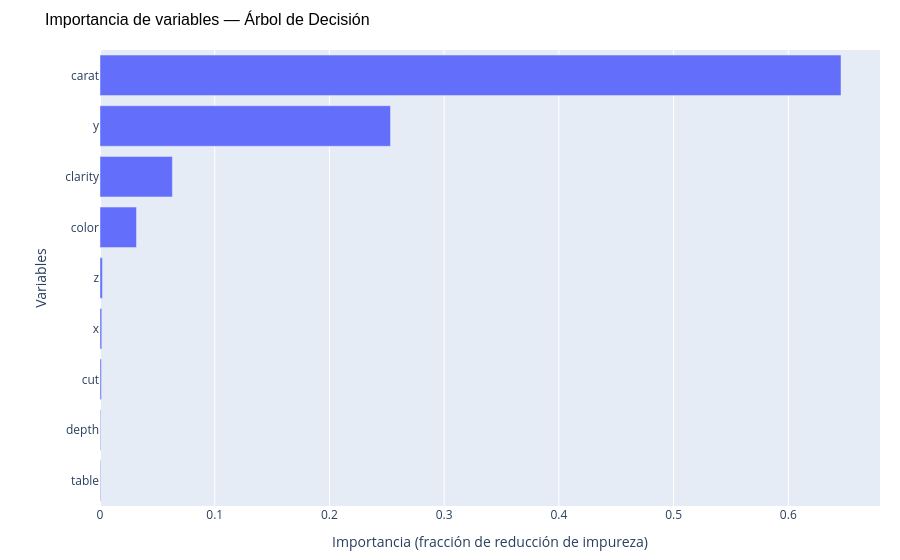

Notebook source saved alongside this figure:
### Markdown cell above
## 6️⃣ Importancia de Variables

Los árboles calculan la **importancia de cada variable** midiendo cuánto reduce el MSE en promedio cada vez que esa variable se usa para hacer un corte, ponderado por el número de muestras que pasan por ese nodo.

> A diferencia de los coeficientes OLS, esta importancia es siempre **positiva** y suma 1.  
> No indica dirección (positivo/negativo), solo cuánto contribuye cada variable a reducir el error.

### Code cell
import plotly.express as px

# Suponiendo que ya tienes X_train_enc y el modelo 'tree' entrenado
feature_names = list(X_train_enc.columns)
importances = pd.Series(tree.feature_importances_, index=feature_names)
importances_sorted = importances.sort_values(ascending=True)

# Crear gráfico interactivo con Plotly
fig = px.bar(
    importances_sorted,
    x=importances_sorted.values,
    y=importances_sorted.index,
    orientation='h',
    title='Importancia de variables — Árbol de Decisión',
    labels={'x': 'Importancia (fracción de reducción de impureza)', 'y': 'Variables'},
)

fig.update_layout(
    title_font=dict(size=16, family='Arial', color='black'),
    xaxis=dict(title='Importancia (fracción de reducción de impureza)'),
    yaxis=dict(title='Variables'),
    margin=dict(l=100, r=20, t=50, b=50)
)

fig.show()

### Figure 1 — Plotly figure (JSON) as saved in the notebook; plotly's stock layout.template omitted (floating-point values rounded to 4 significant figures)
{"data": [{"hovertemplate": "Importancia (fracción de reducción de impureza)=%{x}<br>Variables=%{y}<extra></extra>", "legendgroup": "", "marker": {"color": "#636efa", "pattern": {"shape": ""}}, "name": "", "orientation": "h", "showlegend": false, "textposition": "auto", "type": "bar", "x": [0.0005423, 0.0005689, 0.001193, 0.001541, 0.002113, 0.03181, 0.06309, 0.2532, 0.6459], "xaxis": "x", "y": ["table", "depth", "cut", "x", "z", "color", "clarity", "y", "carat"], "yaxis": "y"}], "layout": {"barmode": "relative", "legend": {"tracegroupgap": 0}, "margin": {"b": 50, "l": 100, "r": 20, "t": 50}, "title": {"font": {"color": "black", "family": "Arial", "size": 16}, "text": "Importancia de variables — Árbol de Decisión"}, "xaxis": {"anchor": "y", "domain": [0.0, 1.0], "title": {"text": "Importancia (fracción de reducción de impureza)"}}, "yaxis": {"anchor": "x", "domain": [0.0, 1.0], "title": {"text": "Variables"}}}}
